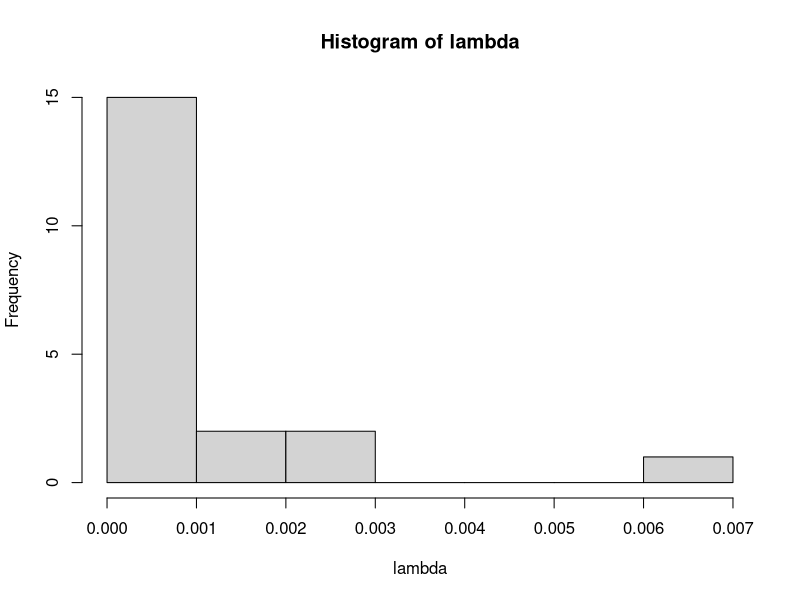
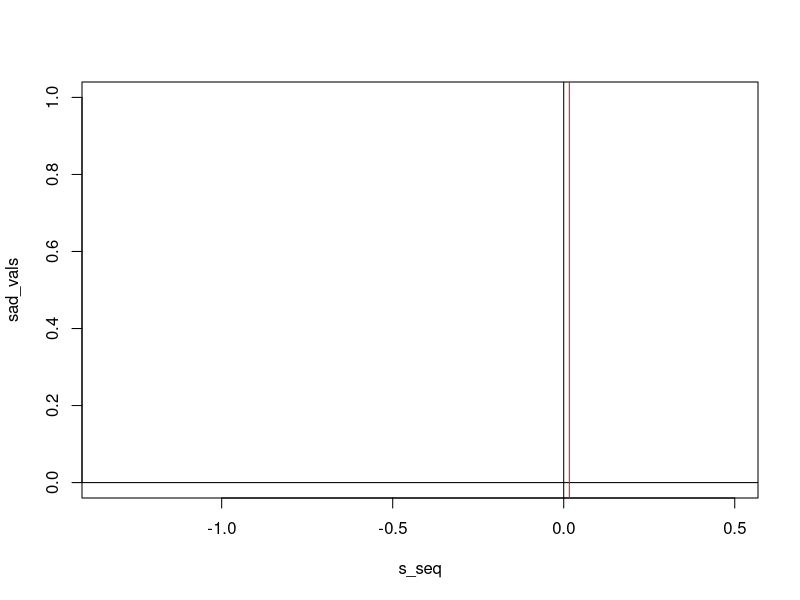
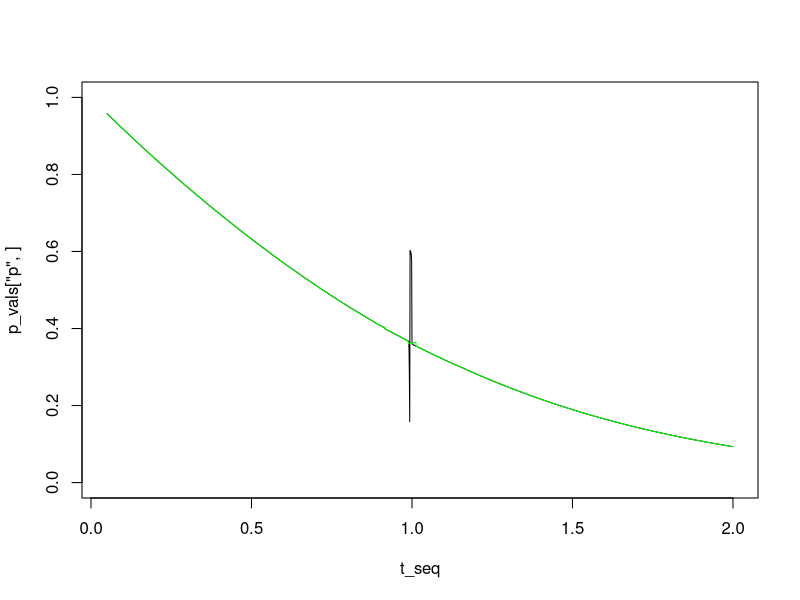
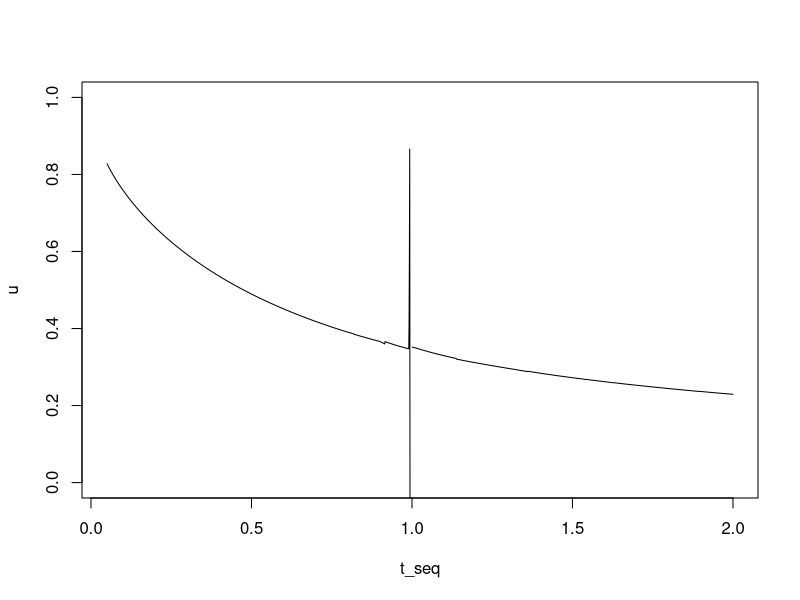

Reproduce these figures in R, in order.
n <- 20
p <- 5
const <- c(rep(0, p), 1)
X <- cbind(1, matrix(exp(rnorm(n * p)), n, p))

M <- chol2inv(chol(crossprod(X)))
H <- X %*% M %*% t(X)
h_i <- diag(H)
omega <- 1 / (1 - h_i)
g_i <- as.vector(X %*% M %*% const)
A_vec <- omega * g_i^2

eigen(crossprod(X))$values
eigen(M)$values
eigen(H)$values
eigen(diag(n) - H)$values
eig_set <- eigen(diag(A_vec) %*% (diag(n) - H))
lambda <- eig_set$values
hist(lambda)
eig <- pmax(0, lambda[1:(n - p - 1)])

tstat <- 1.02
g <- c(1, -tstat^2 * eig / sum(eig))
s_eq <- function(s) sum(g / (1 - 2 * g * s))
s_range <- if (s_eq(0) > 0) c(1 / (2 * min(g)), 0) else c(0, 1 / (2 * max(g)))
(s <- uniroot(s_eq, s_range)$root)

saddle_pval <- function(s) {
  r <- sign(s) * sqrt(sum(log(1 - 2 * g * s)))
  q <- s * sqrt( 2 * sum(g^2 / (1 - 2 * g * s)^2))
  if (s!=0) {
    1 - pnorm(r) - dnorm(r) * (1 / r - 1 / q)
  } else {
    0.5 - sum(g^3) / (3 * sqrt(pi) * sum(g^2)^(3/2))
  }
}

s_seq <- seq(1 / (2 * min(g)), 1 / 2, 0.01)
(s_pval <- saddle_pval(s))
sad_vals <- sapply(s_seq, saddle_pval)
plot(sad_vals ~ s_seq, ylim = c(0,1))
points(saddle_pval(0) ~ 0, pch = 2)
abline(h = 0)
abline(v = 0)
abline(v = s, col = "red")


saddle_pval2 <- function(tstat, eig) {
  g <- c(1, -tstat^2 * eig / sum(eig))
  s_eq <- function(s) sum(g / (1 - 2 * g * s))
  s_range <- if (s_eq(0) > 0) c(1 / (2 * min(g)), 0) else c(0, 1 / (2 * max(g)))
  s <- uniroot(s_eq, s_range)$root
  r <- sign(s) * sqrt(sum(log(1 - 2 * g * s)))
  q <- s * sqrt( 2 * sum(g^2 / (1 - 2 * g * s)^2))
  p1 <- 1 - pnorm(r) - dnorm(r) * (1 / r - 1 / q)
  p2 <- 0.5 - sum(g^3) / (3 * sqrt(pi) * sum(g^2)^(3/2))
  p <- if (s!=0) p1 else p2
  p_adj <- if (abs(s) > .01) p1 else p2
  c(p = p, q = q, r = r, s = s, p_adj = p_adj)
}

t_seq <- seq(0.05, 2, 0.001)
p_vals <- sapply(t_seq, saddle_pval2, eig = eig)
plot(p_vals["p",] ~ t_seq, type = "l", ylim = c(0,1))
lines(p_vals["p_adj",] ~ t_seq, col = "green")
u <- 1 / p_vals["r",] - 1 / p_vals["q",]
plot(u ~ t_seq, type = "l", ylim = c(0,1))

cbind(t_seq, p_vals["s",], u)[940:960,]
